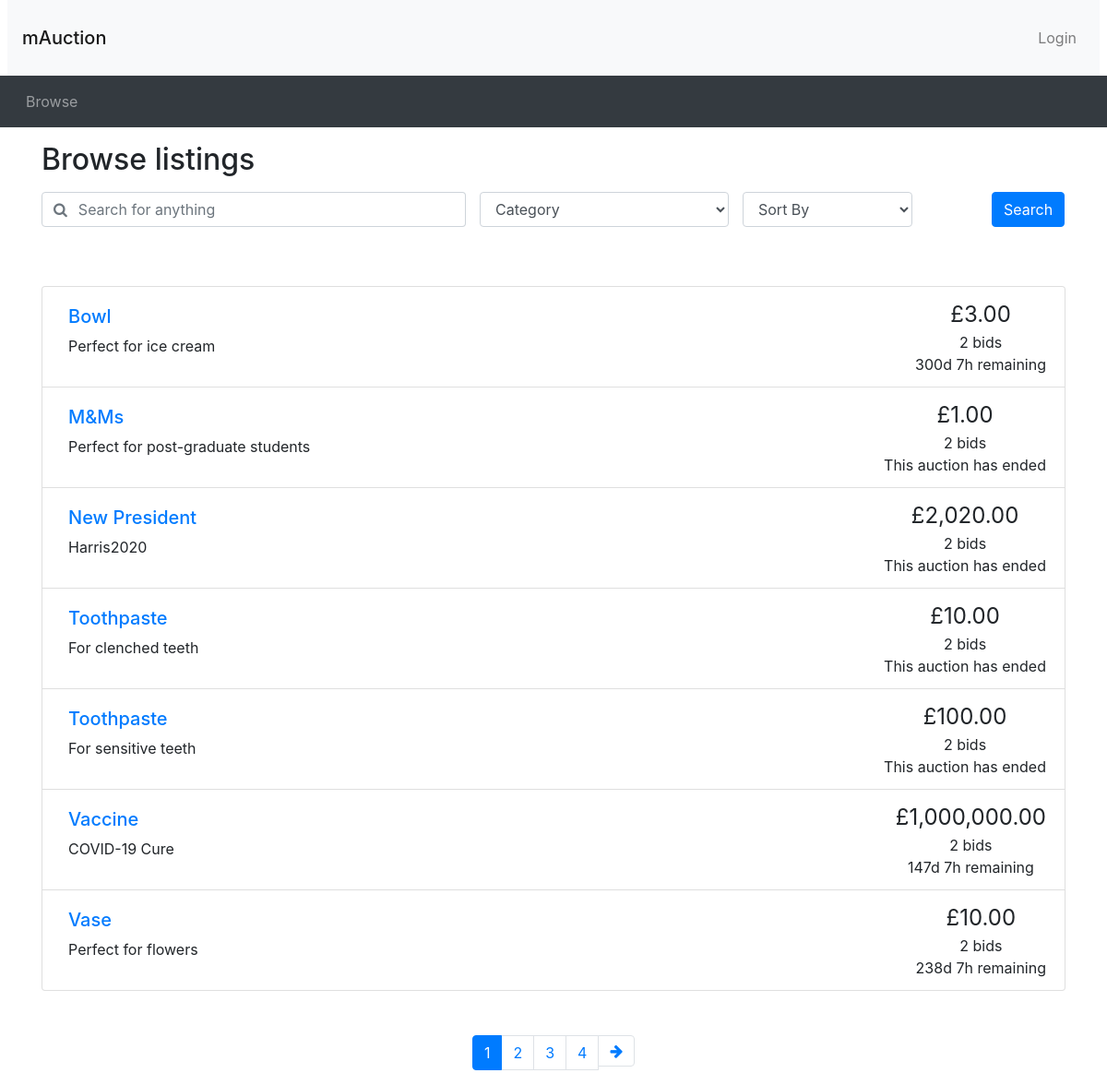
Screenshot of /browse.php with the database file from the repository.
### tables this page shows
CREATE TABLE auction (
saleItemID INT NOT NULL AUTO_INCREMENT,
photo LONGBLOB NULL,
itemName VARCHAR(200) NOT NULL,
userName VARCHAR(45) NOT NULL, 
category VARCHAR(100) NOT NULL,
startPrice DECIMAL NOT NULL,
description VARCHAR(300) NOT NULL, 
reservePrice DECIMAL NULL, 
endDate DATETIME NOT NULL, 
delivery VARCHAR(20) NOT NULL, 
itemCondtion VARCHAR(30) NOT NULL, 
PRIMARY KEY (saleItemID));

### utilities.php (the view, shortened to what this page needs)
<?php
function display_time_remaining($interval) {
    if ($interval->days == 0 && $interval->h == 0) {
      $time_remaining = $interval->format('%im %Ss');
    }
    else if ($interval->days == 0) {
      $time_remaining = $interval->format('%hh %im');
    }
    else {
      $time_remaining = $interval->format('%ad %hh');
    }
  return $time_remaining;
}
function print_listing_li($item_id, $title, $desc, $price, $num_bids, $endDate)
{
  if (strlen($desc) > 250) {
    $desc_shortened = substr($desc, 0, 250) . '...';
  }
  else {
    $desc_shortened = $desc;
  }
  if ($num_bids == 1) {
    $bid = ' bid';
  }
  else {
    $bid = ' bids';
  }
  $end_time = new DateTime($endDate);
  $now = new DateTime("now");
  if ($now > $end_time) {
    $time_remaining = 'This auction has ended';
  }
  else {
    $time_to_end = date_diff($now, $end_time);
    $time_remaining = display_time_remaining($time_to_end) . ' remaining';
  }
  echo('
    <li class="list-group-item d-flex justify-content-between">
    <div class="p-2 mr-5"><h5><a href="listing.php?item_id=' . $item_id . '">' . $title . '</a></h5>' . $desc_shortened . '</div>
    <div class="text-center text-nowrap"><span style="font-size: 1.5em">£' . number_format($price, 2) . '</span><br/>' . $num_bids . $bid . '<br/>' . $time_remaining . '</div>
  </li>'
  );
}
?>

### browse.php (shortened to what this page needs)
<?php
include 'connection.php';
?>
<?php include_once("header.php") ?>
<?php require("utilities.php") ?>
<div class="container">
  <h2 class="my-3">Browse listings</h2>
  <div id="searchSpecs">
    <form method="get">
      <div class="row">
        <div class="col-md-5 pr-0">
          <div class="form-group">
            <div class="input-group">
              <div class="input-group-prepend">
                <span class="input-group-text bg-transparent pr-0 text-muted">
                  <i class="fa fa-search"></i>
                </span>
              </div>
              <input type="text" class="form-control border-left-0" id="keyword" name="keyword" placeholder="Search for anything">
            </div>
          </div>
        </div>
        <div class="col-md-3 pr-0">
          <div class="form-group">
            <select class="form-control" id="cat" name="cat">
              <option selected value="none">Category</option>
            </select>
          </div>
        </div>
        <div class="col-md-3 pr-0">
          <div class="form-inline">
            <select class="form-control" id="order_by" name="order_by">
              <option selected value="none">Sort By</option>
            </select>
          </div>
        </div>
        <div class="col-md-1 px-0">
          <button type="submit" name="search" class="btn btn-primary">Search</button>
        </div>
      </div>
    </form>
  </div>
</div>
<div class="container mt-5">
  <ul class="list-group">
    <?php
    if (!isset($_GET['search'])) {
      $query = "SELECT * FROM auction ORDER BY itemName ASC";
      $result = mysqli_query($connection, $query) or die('Error making select users query' . mysqli_error());
      $queryRes = mysqli_num_rows($result);
      while ($row = mysqli_fetch_assoc($result)) {
        $item_id = $row['saleItemID'];
        $title = $row['itemName'];
        $description = $row['description'];
        $current_price = $row['startPrice'];
        $num_bids = 2;
        $end_date = $row['endDate'];
        print_listing_li($item_id, $title, $description, $current_price, $num_bids, $end_date);
      }
    }
    if (!isset($_GET['page'])) {
      $curr_page = 1;
    } else {
      $curr_page = $_GET['page'];
    }
    $num_results = $queryRes;
    $results_per_page = 2;
    $max_page = ceil($num_results / $results_per_page);
    ?>
  </ul>
  <nav aria-label="Search results pages" class="mt-5">
    <ul class="pagination justify-content-center">
      <?php
      $querystring = "";
      $high_page_boost = max(3 - $curr_page, 0);
      $low_page_boost = max(2 - ($max_page - $curr_page), 0);
      $low_page = max(1, $curr_page - 2 - $low_page_boost);
      $high_page = min($max_page, $curr_page + 2 + $high_page_boost);
      for ($i = $low_page; $i <= $high_page; $i++) {
        if ($i == $curr_page) {
          echo ('
    <li class="page-item active">');
        } else {
          echo ('
    <li class="page-item">');
        }
        echo ('
      <a class="page-link" href="browse.php?' . $querystring . 'page=' . $i . '">' . $i . '</a>
    </li>');
      }
      if ($curr_page != $max_page) {
        echo ('
    <li class="page-item">
      <a class="page-link" href="browse.php?' . $querystring . 'page=' . ($curr_page + 1) . '" aria-label="Next">
        <span aria-hidden="true"><i class="fa fa-arrow-right"></i></span>
        <span class="sr-only">Next</span>
      </a>
    </li>');
      }
      ?>
    </ul>
  </nav>
</div>
<?php include_once("footer.php") ?>

### rows the page displays
auction: itemName "Bowl", description "Perfect for ice cream", startPrice "3.00", endDate "300d 7h remaining"
auction: itemName "M&Ms", description "Perfect for post-graduate students", startPrice "1.00", endDate "This auction has ended"
auction: itemName "New President", description "Harris2020", startPrice "2,020.00", endDate "This auction has ended"
auction: itemName "Toothpaste", description "For clenched teeth", startPrice "10.00", endDate "This auction has ended"
auction: itemName "Toothpaste", description "For sensitive teeth", startPrice "100.00", endDate "This auction has ended"
auction: itemName "Vaccine", description "COVID-19 Cure", startPrice "1,000,000.00", endDate "147d 7h remaining"
auction: itemName "Vase", description "Perfect for flowers", startPrice "10.00", endDate "238d 7h remaining"
